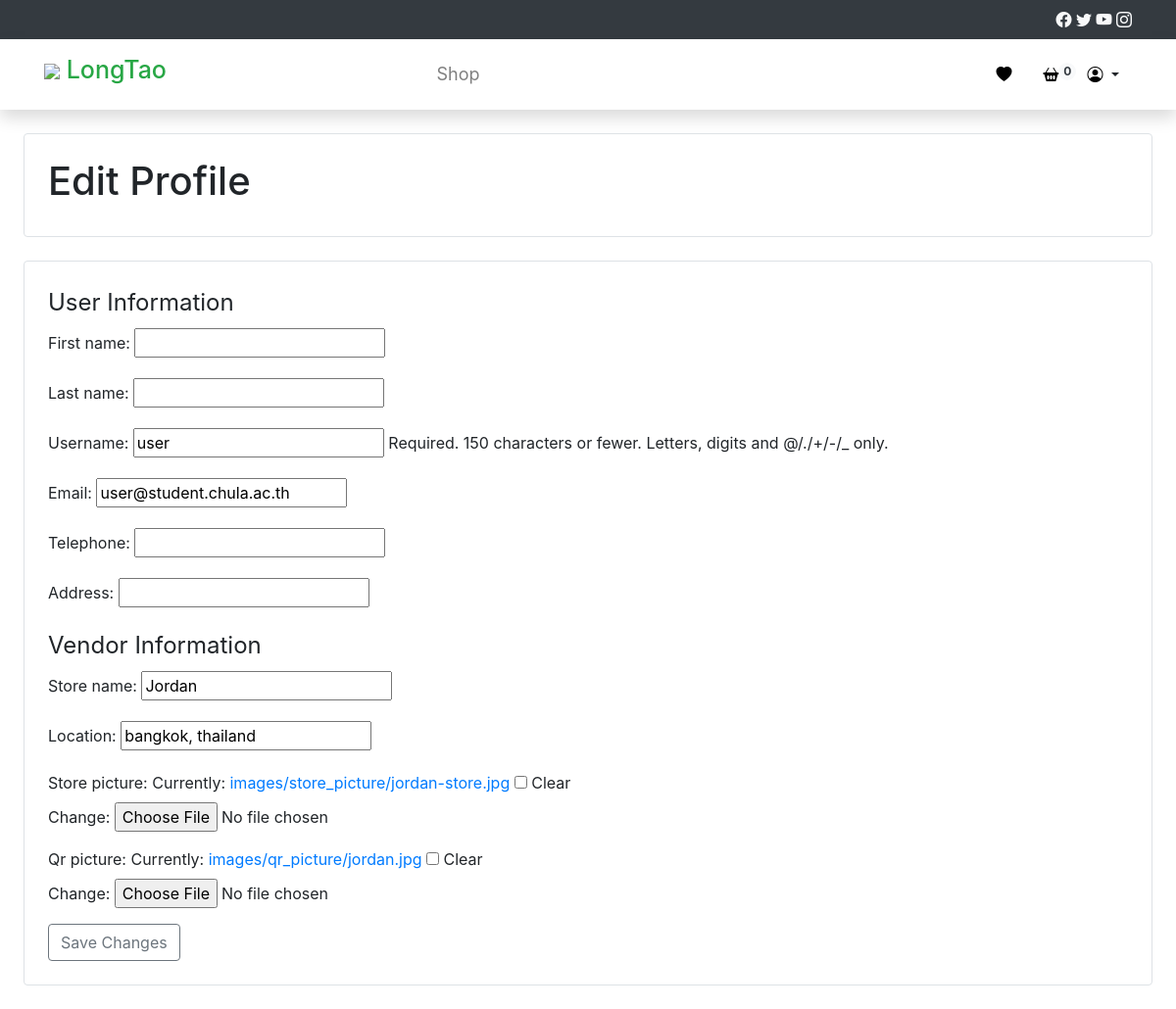
The page /profile/edit/ (signed in) on the database its author committed.
### Core/models.py (models this page shows)
class User(AbstractUser):
    email = models.EmailField(unique=True,validators=[chula_email_validator])
    telephone = models.CharField(max_length=10, null=False, unique=True, validators=[
        RegexValidator(
            regex=r'^0\d{9}$',
            message='Telephone number must start with 0 and have 10 digits',
            code='invalid_telephone'
        )
    ])
    address = models.CharField(max_length=200, null=True,)

### Vendor/models.py (models this page shows, shortened)
class Vendor(models.Model):
        store_name = models.CharField(max_length=50, null=False)
        user = models.OneToOneField(settings.AUTH_USER_MODEL, null=False, blank=True, on_delete=models.CASCADE, default=None)
        location = models.CharField(max_length=100)
        store_picture = models.ImageField(upload_to='images/store_picture/', null=True)
        qr_picture = models.ImageField(upload_to='images/qr_picture/', null=True)

### Core/views.py (the view)
# urls.py: path('profile/edit/', edit_profile, name='edit_profile'),
@login_required
def edit_profile(request):
    vendor_user = request.user
    user = request.user
    vendor = Vendor.objects.filter(user=user).first()
    if request.method == 'POST':
        user_form = EditProfileForm(request.POST, instance=user)
        vendor_form = EditVendorForm(request.POST, instance=vendor)
        if user_form.is_valid() and vendor_form.is_valid():
            user_form.save()
            vendor_form.save()
            messages.success(request, "Profile has been updated successfully.")
            return redirect('Core:profile')
    else:
        user_form = EditProfileForm(instance=user)
        vendor_form = EditVendorForm(instance=vendor)
    context = {'user_form': user_form, 'vendor_form': vendor_form, 'vendor_user': vendor_user}
    return render(request, 'edit_profile.html', context)

### Core/forms.py (shortened to what this page needs)
class EditProfileForm(forms.ModelForm):
    class Meta:
        model = User
        fields = ['first_name', 'last_name', 'username', 'email', 'telephone', 'address']

class EditVendorForm(forms.ModelForm):
    store_name = forms.CharField(max_length=100, required=True)
    location = forms.CharField(max_length=100, required=True)
    store_picture = forms.ImageField(required=False)
    qr_picture = forms.ImageField(required=False)
    class Meta:
        model = Vendor
        fields = ['store_name', 'location', 'store_picture', 'qr_picture']
    def __init__(self, *args, **kwargs):
        super().__init__(*args, **kwargs)
        instance = getattr(self, 'instance', None)
        if instance:
            self.fields['store_name'].initial = instance.store_name
            self.fields['location'].initial = instance.location
            self.fields['store_picture'].initial = instance.store_picture
            self.fields['qr_picture'].initial = instance.qr_picture

### Core/templates/edit_profile.html (shortened to what this page needs)
{% extends 'Buyer_base.html' %}
{% block content %}
<div class="border rounded p-4 m-4">
    <h1>Edit Profile</h1>
</div>
<div class="border rounded p-4 m-4">
    <form method="post" action="{% url 'Core:edit_profile' %}">
        <fieldset>
            <legend>User Information</legend>
            {{ user_form.as_p }}
        </fieldset>
        {% if user.vendor %}
        <fieldset>
            <legend>Vendor Information</legend>
            {{ vendor_form.as_p }}
        </fieldset>
        {% endif %}
        <button type="submit" class="btn btn-outline-secondary" >Save Changes</button>
    </form>
</div>
{% endblock %}

### rows shown on the page
User: username "user", email "user@student.chula.ac.th"
Vendor: store_name "Jordan", location "bangkok, thailand"

### other values the page prints
{{ request.session.cart.keys|length }} "0"
